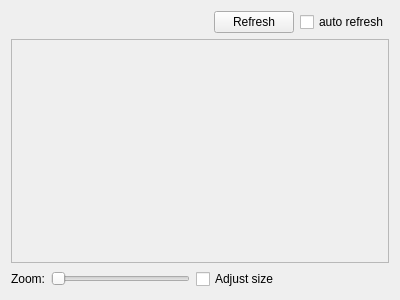
<?xml version="1.0" encoding="UTF-8"?>
<ui version="4.0">
 <class>GraphWidget</class>
 <widget class="QWidget" name="GraphWidget">
  <property name="geometry">
   <rect>
    <x>0</x>
    <y>0</y>
    <width>400</width>
    <height>300</height>
   </rect>
  </property>
  <property name="windowTitle">
   <string>Form</string>
  </property>
  <layout class="QVBoxLayout" name="verticalLayout">
   <item>
    <layout class="QHBoxLayout" name="horizontalLayout_2">
     <property name="sizeConstraint">
      <enum>QLayout::SetMinimumSize</enum>
     </property>
     <item>
      <spacer name="horizontalSpacer_2">
       <property name="orientation">
        <enum>Qt::Horizontal</enum>
       </property>
       <property name="sizeHint" stdset="0">
        <size>
         <width>40</width>
         <height>20</height>
        </size>
       </property>
      </spacer>
     </item>
     <item>
      <widget class="QPushButton" name="button_refresh">
       <property name="text">
        <string>Refresh</string>
       </property>
      </widget>
     </item>
     <item>
      <widget class="QCheckBox" name="checkbox_auto_update">
       <property name="text">
        <string>auto refresh</string>
       </property>
       <property name="tristate">
        <bool>false</bool>
       </property>
      </widget>
     </item>
    </layout>
   </item>
   <item>
    <widget class="QScrollArea" name="scrollArea">
     <property name="widgetResizable">
      <bool>true</bool>
     </property>
     <widget class="QWidget" name="graphViewScrollAreaWidgetContents">
      <property name="geometry">
       <rect>
        <x>0</x>
        <y>0</y>
        <width>378</width>
        <height>211</height>
       </rect>
      </property>
     </widget>
    </widget>
   </item>
   <item>
    <layout class="QHBoxLayout" name="horizontalLayout">
     <item>
      <widget class="QLabel" name="label_3">
       <property name="text">
        <string>Zoom:</string>
       </property>
      </widget>
     </item>
     <item>
      <widget class="QSlider" name="zoom_slider">
       <property name="minimumSize">
        <size>
         <width>139</width>
         <height>0</height>
        </size>
       </property>
       <property name="orientation">
        <enum>Qt::Horizontal</enum>
       </property>
      </widget>
     </item>
     <item>
      <widget class="QCheckBox" name="adjust_size_checkBox">
       <property name="text">
        <string>Adjust size</string>
       </property>
      </widget>
     </item>
     <item>
      <spacer name="horizontalSpacer">
       <property name="orientation">
        <enum>Qt::Horizontal</enum>
       </property>
       <property name="sizeHint" stdset="0">
        <size>
         <width>40</width>
         <height>20</height>
        </size>
       </property>
      </spacer>
     </item>
    </layout>
   </item>
  </layout>
 </widget>
 <resources/>
 <connections/>
</ui>
